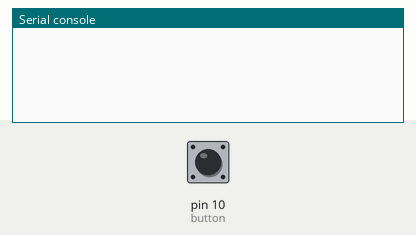
This program was run on a simulated MicroPython board. On the bench: the last lines printed to the serial console. The test bench sets the inputs (shaded band); at power-on: pin 10 (button) HIGH. At 4.5 s the program stops and its outputs stay as they are.

Above: at 1.2 s.
1.3 s: pin 10 (button) pulled LOW for 0.15 s
At 2.4 s:
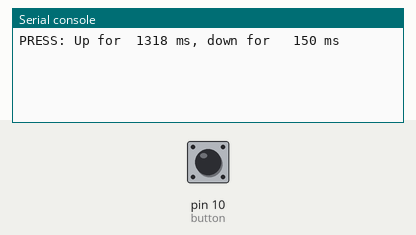
At 4.9 s:
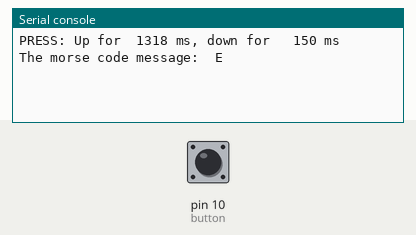

The program:

morse.py
```python
from machine import Pin
import time

# Morse class defined
class Morse:
    def __init__(self):
        self.codes = {
            ".-": "A",
            "-...": "B",
            "-.-.": "C",
            "-..": "D",
            ".": "E",
            "..-.": "F",
            "--.": "G",
            "....": "H",
            "..": "I",
            ".---": "J",
            "-.-": "K",
            ".-..": "L",
            "--": "M",
            "-.": "N",
            "---": "O",
            ".--.": "P",
            "--.-": "Q",
            ".-.": "R",
            "...": "S",
            "-": "T",
            "..-": "U",
            "...-": "V",
            ".--": "W",
            "-..-": "X",
            "-.--": "Y",
            "--..": "Z",
            ".-.-.": "1",
            "..-.": "2",
            "...-.": "3",
            "....-": "4",
            ".....": "5",
            "-....": "6",
            "--...": "7",
            "---..": "8",
            "----.": "9",
            "----": "0"
        }
        self.min_press = 20
        self.short = 200
        self.long = 600
        self.letter_space = 500
        self.word_space = 1000
        self.timeout = 3000

    def decode(self, str):
        msg = ""
        letters = str.split()
        for letter in letters:
            msg += self.codes.get(letter, f"?{str}?")

        return msg

    def run(self):
        button = Button(Pin(10, mode=Pin.IN, pull=Pin.PULL_UP), self.min_press, self.timeout)
        msg_morse = ""
        msg = ""
        while(True):
            try:
                u, d = button.read()
                # If the release was a word release (longer than self.word_space)
                # add decoded current word, add space to msg, and reset msg_morse (for next word)
                if self.word_space < u:
                    msg += self.decode(msg_morse)
                    msg += " "
                    msg_morse = ""
                else:
                    # If the release was a letter release, we delimit using a space
                    if self.letter_space < u:
                        msg_morse += " "
                # Check if input was a dot or a dash
                if d <= self.long:
                    msg_morse += "."
                else:
                    msg_morse += "-"
            except Button.ButtonException:
                break
            print(f"PRESS: Up for {u:5d} ms, down for {d:5d} ms")

        if msg_morse != "":
            msg += self.decode(msg_morse)

        print(f"The morse code message: {msg}")


# Button class taken from read.py
class Button:
    def __init__(self, pin, min_press, timeout):
        self.pin = pin
        self.min_press_ms = min_press
        self.timeout_ms = timeout

    def read(self):
        if self.pin.value == 0:
            self.wait_release(self.timeout_ms)
        p = self.wait_press(self.timeout_ms)
        r = self.wait_release(self.timeout_ms)
        return p, r

    # Calculates how long the button has been pressed for
    def wait_release(self, timeout):
        start_time = time.ticks_ms()
        current_time = time.ticks_ms()
        release_time = time.ticks_ms()
        release_duration = time.ticks_diff(current_time, release_time)
        total_duration = 0

        # while release duration is less than min press
        while release_duration < self.min_press_ms:
            # update current time
            current_time = time.ticks_ms()
            # if button is pressed again, reset release time to current time
            if self.pin.value() == 0:
                release_time = current_time
            # calculate release duration
            release_duration = time.ticks_diff(current_time, release_time)
            # calculate total duration
            total_duration = current_time - start_time
            # If button pressed for too long, we timeout
            if total_duration > timeout:
                raise Button.ButtonException("Button has been pressed for too long")

        return total_duration

    # Calculates how long the button has been released for
    def wait_press(self, timeout):
        start_time = time.ticks_ms()
        current_time = time.ticks_ms()
        press_time = time.ticks_ms()
        press_duration = time.ticks_diff(current_time, press_time)
        total_duration = 0

        # while release duration is less than min press
        while press_duration < self.min_press_ms:
            # update current time
            current_time = time.ticks_ms()
            # if button is released again, reset press time to current time
            if self.pin.value() == 1:
                press_time = current_time
            # calculate release duration
            press_duration = time.ticks_diff(current_time, press_time)
            # calculate total duration
            total_duration = current_time - start_time
            # If button released for too long, we timeout
            if total_duration > timeout:
                raise Button.ButtonException("Button has been released for too long")

        return total_duration

    class ButtonException(Exception):
        pass


# Driver code
morse = Morse()
morse.run()
```

Measured:
- after the input at 1.3 s, the serial console: prints a new line after 0.17 s (image 1)
